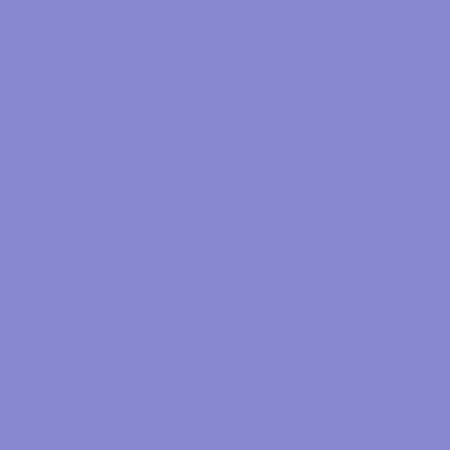
Frame 1 (no input)
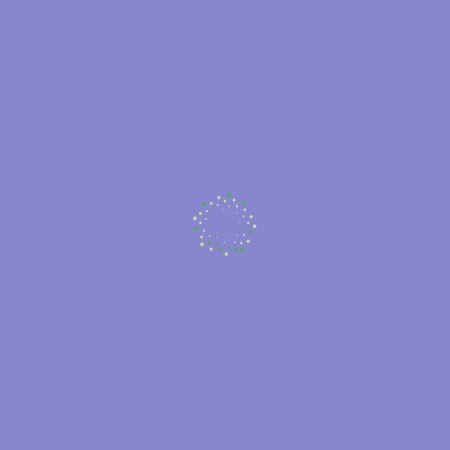
Frame 60 (no input)
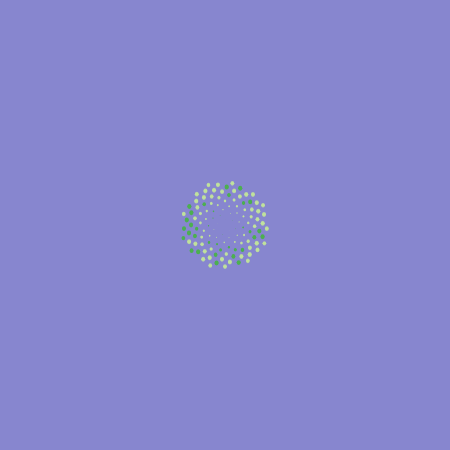
Frame 120 (the mouse pressed at the canvas centre since frame 60)

The p5.js sketch that drew these frames (run headless with seeded random() and noise() and a simulated clock; from frame 60 on, the mouse is pressed at the canvas centre):

// p5.js sketch
// ── sketch.js
var n = 0;
var c = 4;
var seeds = [];
function setup() {
  createCanvas(450, 450); // as a mobile first designer lol
  angleMode(DEGREES);
  background('rgb(135,134,207)');
}
// gets called 60fps
function draw() {
  translate(width / 2, height / 2);

  var angle = n * 137.5; // play here! this
  var radius = c * sqrt(n);
  var x = radius * cos(angle);
  var y = radius * sin(angle);

  // generate random number
  let r = random();
  if (r < 0.33) {
    fill('#4CAF50');
  } else if(r > 0.33 || r < 0.66) {
    fill('#C2E49AD4');
  } else if(r > 0.33) {
    fill('white');
  }

  noStroke();
  ellipse(x, y, 4 * sin(n), 3 * sin(n+0.2));
  ellipse(x, y, 4 * sin(n), 5 * sin(n+0.2));

  n++;
  c += 0; // play here! this will dynamically change the spacing. try c += sin(n)

}
// things to try
// play around with n and/or c
// change the color based on position or order
// change the size of the seeds based on position/order
// change the seed size after a certain n
// random colors
// build your flower with other shapes
// build your flower with letters or images instead of ellipses
// animate the flower in draw() after placing the leaves in a setup() loop
// connect leaves
// can you make something that looks like a romanesco broccoli
// reminder to take lots of pictures of WIP flowers. right click and download to share
